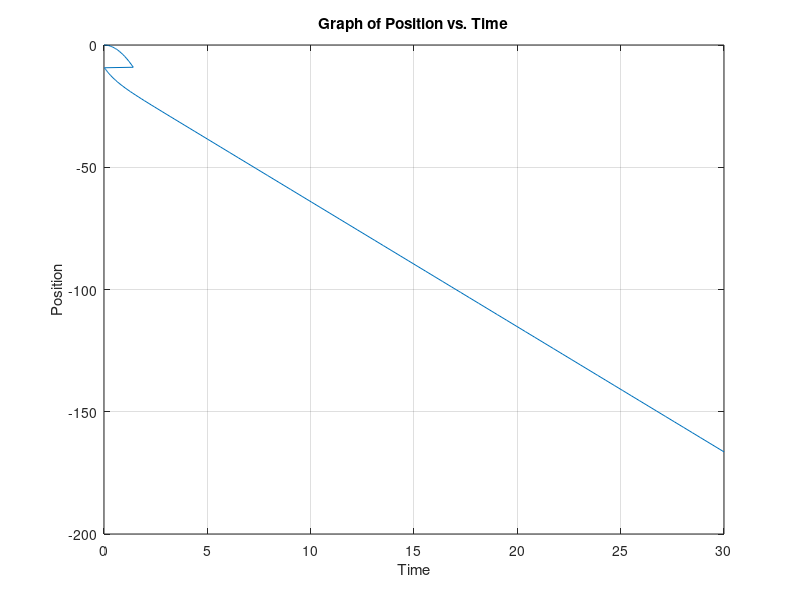
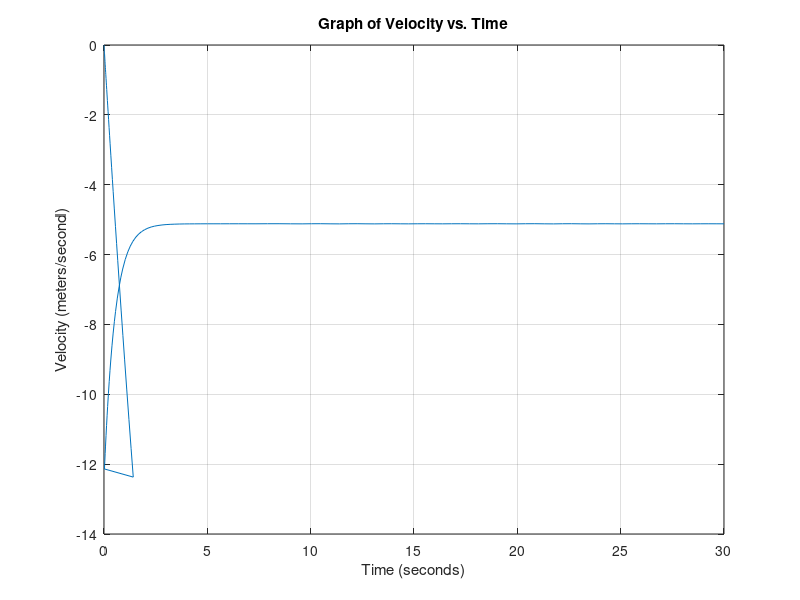

Source code (MATLAB) for these figures, in order:
function parachute

%Define time interval of the jump
tstart=0;
tfinal=30;

%Define initial conditions. At t=0, position and velocity are both 0.
x0=[0,0];

%Define the variable that is to be changed at event trapped. The coefficient of drag is k1
%until the parachute is deployed, then it is k2.
k1=16.23;
k2=186.68;

%Set options for ode45. eventsm refers to a function m-file, at the end of this file that 
%defines the event to be trapped. In this case it is the time at which the paratrooper 
%reaches the end of the static line, when x=-9.81 meters.
options=odeset('Events',@eventsm);

%Define axis limits
set(gca,'xlim',[0 30]);

%Define output vectors.
tout = tstart;
xout = x0;
teout = [];
xeout = [];

%Run the ode45 solver using the pre-defined options and initial conditions
[t,x,te,xe,ie]=ode45(@projectm,[tstart,tfinal],x0,options,k1);

% Accumulate output. The vectors tout and xout will accumulate the output data of ode45. 
nt = length(t);
tout = [tout; t(2:nt)];
xout = [xout; x(2:nt,:)];


% Set the new initial conditions to be used at the time of the trapped event. t2start is the time 
% of the trapped event, x0(1) & x0(2) are the respective values of x at that time.
t2start=t(33,1);
x0(1) = x(nt,1);
x0(2) = x(nt,2);

%Run the ode45 solver again with the new initial conditions, with k1 substituted for k2
[t,x,te,xe,ie]=ode45(@projectm,[t2start,tfinal],x0,options,k2);

% Accumulate output. tout2 and xout2 will accumulate the continuous data for the entire duration
% of the jump. This is the data required for the project.
nt2 = length(t);
tout2 = [tout; t(2:nt2)];
xout2 = [xout; x(2:nt2,:)];
    
    
%plot of time vs. position component of x
plot(tout2,xout2(:,1))
title('Graph of Position vs. Time')
xlabel('Time')
ylabel('Position')
grid on

% The following two lines of code, when uncommented, will save a copy of the graph, in .eps format, to the
% the directory this file is saved in. It will do this every time that the program is run.  Therefore it is
% wise to leave them commented during any trials, only uncommenting them when needed. This applies to the 
% identical lines of code following the next graph.

% set(gcf,'PaperPosition',[0,0,4,3])
% print -depsc2 figure2.eps

%plot of time vs. velocity component of x
figure
plot(tout2,xout2(:,2))
title('Graph of Velocity vs. Time')
xlabel('Time (seconds)')
ylabel('Velocity (meters/second)')
grid on

% set(gcf,'PaperPosition',[0,0,4,3])
% print -depsc2 figure3.eps


%function m-file to define the system of equations for the ode45 program
function xprime=projectm(t,x,k)

xprime=zeros(2,1);
xprime(1)=x(2);
xprime(2)=-9.81-k*x(2)/97.4;


%function m-file that defines the event to be trapped.
function [value,isterminal,direction] = eventsm(t,x,k)
% Locate the time when x=-9.81 meters and change k values
% This represents the time at which the chute is deployed


value = x(1)+9.1;     % Detect height -9.81m
isterminal = 1;       % Stop the integration
direction = 0;        % detects all zeros
